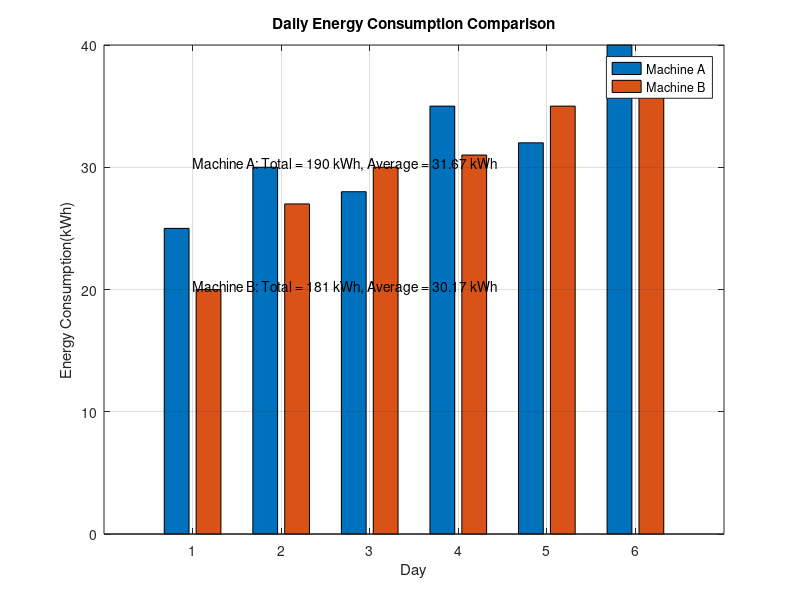

Source code (MATLAB):
clear; clc; close all;
days = 1:6;
machineA = [25 30 28 35 32 40];
machineB = [20 27 30 31 35 38];

totalA = sum(machineA);
totalB = sum(machineB);

averageA = mean(machineA);
averageB = mean(machineB);

dailyDifference = machineA - machineB;

fprintf("total A = %d, avg A = %.0f\n", totalA, averageA);
fprintf("total B = %d, avg B = %.0f\n", totalB, averageB);
fprintf("daily difference is ");
fprintf("%d ",dailyDifference);
fprintf("\n")

figure;
machines = [machineA', machineB'];
bar(days, machines);
title("Daily Energy Consumption Comparison")
ylabel("Energy Consumption(kWh)");
xlabel("Day");
legend('Machine A', 'Machine B', 'Location','best');
text1 = sprintf("Machine A: Total = %d kWh, Average = %.2f kWh\n", totalA, averageA);
text2 = sprintf("Machine B: Total = %d kWh, Average = %.2f kWh\n", totalB, averageB);
text(1,30,text1);
text(1,20,text2);
grid on;
